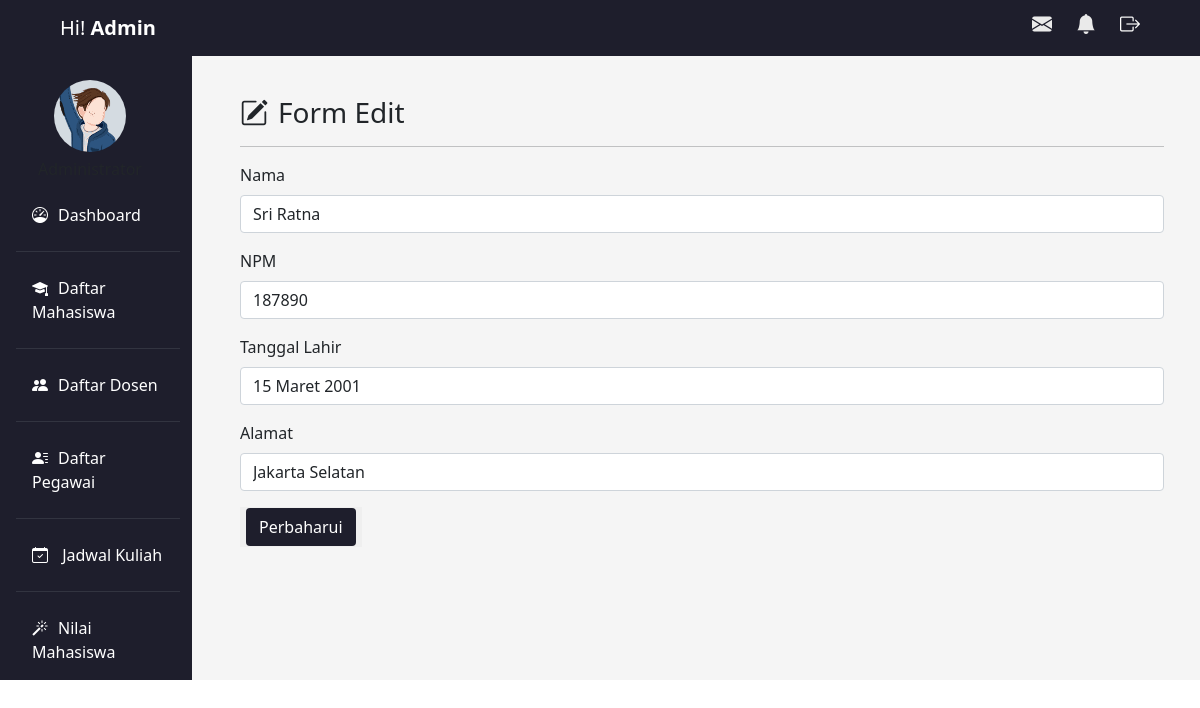
Screenshot of /updatemahasiswa.php?id=7 with the database file from the repository.
### tables this page shows
CREATE TABLE `mahasiswa` (
  `id` int(11) NOT NULL,
  `nama` varchar(100) NOT NULL,
  `npm` char(9) NOT NULL,
  `lahir` varchar(50) NOT NULL,
  `alamat` varchar(100) NOT NULL
);

### updatemahasiswa.php (the view, shortened to what this page needs)
<!DOCTYPE html>
<html lang="en">
  <head>
    <link href="https://cdn.jsdelivr.net/npm/bootstrap@5.1.3/dist/css/bootstrap.min.css" rel="stylesheet" />
    <link rel="stylesheet" href="style.css" />
    <link rel="stylesheet" href="https://cdn.jsdelivr.net/npm/bootstrap-icons@1.10.2/font/bootstrap-icons.css" />
    <link rel="stylesheet" href="https://unpkg.com/aos@next/dist/aos.css" />
  </head>
  <body>
    <nav class="navbar navbar-light fixed-top">
      <div class="container-fluid">
        <a class="navbar-brand ms-5 text-white">Hi! <strong>Admin</strong></a>
        <div class="icon d-flex">
          <h5 class="ps-4"><i class="bi bi-envelope-fill" data-bs-toggle="tooltip" title="Surat Masuk"></i></h5>
          <h5 class="ps-4"><i class="bi bi-bell-fill" data-bs-toggle="tooltip" title="Notifikasi"></i></h5>
          <h5 class="ps-4 pe-5"> <a href="index.php"><i class="bi bi-box-arrow-right text-white" onclick="return confirm('Anda yakin keluar?');" data-bs-toggle="tooltip" title="Sign Out"></i></a></h5>
        </div>
      </div>
    </nav>
    <div id="sidebar" class="row mt-5">
      <div class="col-md-2 mt-2 pt-4 side-bar">
        <div class="profile text-center mb-3">
          <img src="img/profil.png" alt="admin" class="rounded-circle" width="40%" />
          <h5 class="fs-6 mt-2">Administrator</h5>
        </div>
        <ul class="nav flex-column ms-3 mb-2">
          <li class="nav-item">
            <a class="nav-link active" aria-current="page" href="dashboard.php"><i class="bi bi-speedometer"></i>Dashboard</a>
            <hr class="bg-secondary" />
          </li>
          <li class="nav-item">
            <a class="nav-link" href="mahasiswa.php"><i class="bi bi-mortarboard-fill"></i>Daftar Mahasiswa</a>
            <hr class="bg-secondary" />
          </li>
          <li class="nav-item">
            <a class="nav-link" href="dosen.php"><i class="bi bi-people-fill"></i>Daftar Dosen</a>
            <hr class="bg-secondary" />
          </li>
          <li class="nav-item">
            <a class="nav-link" href="pegawai.php"><i class="bi bi-person-lines-fill"></i>Daftar Pegawai</a>
            <hr class="bg-secondary" />
          </li>
          <li class="nav-item">
            <a class="nav-link" href="jadwal.php"><i class="bi bi-calendar-check"></i> Jadwal Kuliah</a>
            <hr class="bg-secondary" />
          </li>
          <li class="nav-item">
            <a class="nav-link" href="nilai.php"><i class="bi bi-magic"></i>Nilai Mahasiswa</a>
          </li>
        </ul>
      </div>
      <div id="mainbar" class="col-md-10 p-5 main-content">
        <h3 data-aos="fade-in" data-aos-duration="2000"><i class="bi bi-pencil-square"></i>Form Edit</h3>
        <hr />
        <form  action="" method="post" role="form" data-aos="fade-up" data-aos-duration="1000">
          <div class="mb-3">
          <?php
				include('koneksi.php');
				$id = $_GET['id'];
				$data = mysqli_query($koneksi, "select * from mahasiswa where id = '$id'");
				$row = mysqli_fetch_assoc($data);
				?>
            <label for="nama" class="form-label">Nama</label>
            <input type="text" class="form-control" name="nama" value="<?= $row['nama']; ?>">
          </div>
          <div class="mb-3">
            <label for="npm" class="form-label">NPM</label>
            <input type="text" class="form-control" name="npm" value="<?= $row['npm']; ?>">
          </div>
          <div class="mb-3">
            <label for="lahir" class="form-label">Tanggal Lahir</label>
            <input type="text" class="form-control" name="lahir" value="<?= $row['lahir']; ?>">
          </div>
          <div class="mb-3">
            <label for="alamat" class="form-label">Alamat</label>
            <input type="text" class="form-control" name="alamat" value="<?= $row['alamat']; ?>">
          </div>
          <button type="submit" name="submit" value="simpan"><a class="btn btn-detail">Perbaharui</a></button>
        </form>
      </div>
    </div>
  </body>
</html>

### style.css (style rules this page uses)
.navbar { background-color: #1e1e2c; }
.navbar h5 { color: #eaeaea; }
#sidebar a { color: white; }
#sidebar i { margin-right: 10px; }
#sidebar .side-bar { background-color: #1e1e2c; }
#sidebar .main-content { background-color: whitesmoke; }
#mainbar a { text-decoration: none; color: white; }
#mainbar .btn-detail { background-color: #1e1e2c; }
#mainbar button { border: none; }

### rows the page displays
mahasiswa: nama "Sri Ratna", npm "187890", lahir "15 Maret 2001", alamat "Jakarta Selatan"
